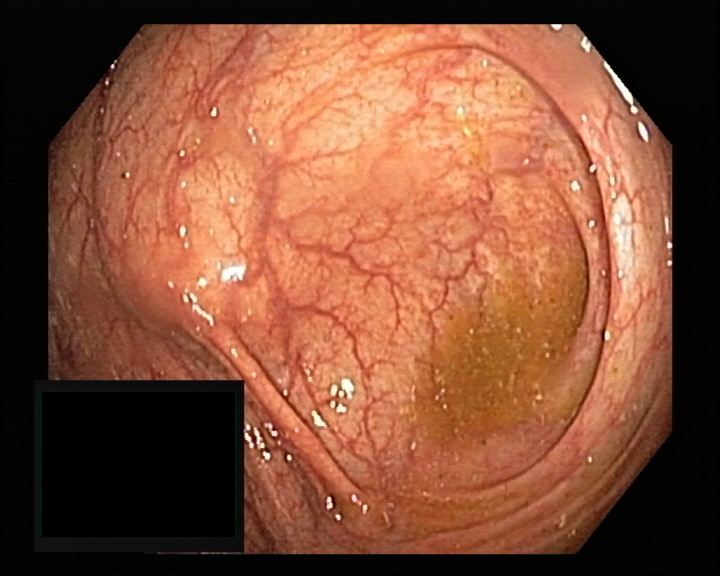
#> input picture Kvasir-mask/images/03eb7061-0329-405a-a4b6-d629cf01baad.jpg, 720 x 576 px; its folder holds 4 pictures in this run
$ python remove_green.py
#> lines starting #> are read from the running program, lines starting #| are printed output that depends on the picture; after the words box and inside, x2 and y2 are one past the last pixel; in counts of white or black regions, pixels touching at a corner belong together
import cv2
import numpy as np
import os
import glob

def auto_detect_and_replace_green(image_path, output_path):
    """Automatically detect green rectangle and replace with black."""
#> called with output_path = '/home/luca/Desktop/images/'
    img = cv2.imread(image_path)
#> img is the input picture: shape (576, 720, 3); mean B, G, R 55.4, 78.8, 131.3

    # Convert to HSV for better color detection
    hsv = cv2.cvtColor(img, cv2.COLOR_BGR2HSV)  # Use BGR instead of RGB
#> hsv: shape (576, 720, 3); mean H, S, V 9.8, 114, 131.4

    # Define green color range
    lower_green = np.array([35, 40, 40])
    upper_green = np.array([85, 255, 255])

    # Create mask of green areas
    green_mask = cv2.inRange(hsv, lower_green, upper_green)
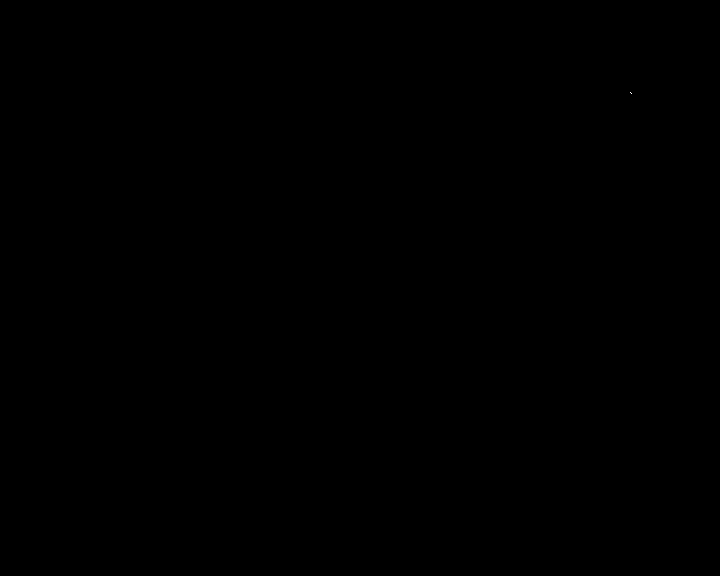
#> green_mask: shape (576, 720); 0% white in thin lines or dots, all inside (x1, y1, x2, y2) = (630, 92, 632, 94)

    # Find contours of green areas
    contours, _ = cv2.findContours(green_mask, cv2.RETR_EXTERNAL, cv2.CHAIN_APPROX_SIMPLE)
#> contours = [[[630, 92], [631, 93]]]

    # Fill detected green areas with black
    for contour in contours:
        if cv2.contourArea(contour) > 5000:
            x, y, w, h = cv2.boundingRect(contour)
            img[y:y+h, x:x+w] = [0, 0, 0]
#> this loop made 1 pass
#> contour on pass 1: [[630, 92], [631, 93]]

    # Save modified image
    filename = os.path.basename(image_path)
    save_path = os.path.join(output_path, f"{filename}")
    cv2.imwrite(save_path, img)

# Process all images in the folder
input_folder = '/home/luca/Desktop/images'
output_folder = '/home/luca/Desktop/images/'
os.makedirs(output_folder, exist_ok=True)

for image_file in glob.glob(os.path.join(input_folder, '*.jpg')):  # Adjust extension if needed
    auto_detect_and_replace_green(image_file, output_folder)
#> pass 2 of the loop `for image_file in glob.glob(os.path.join(input_folder, '*.jpg')):`:
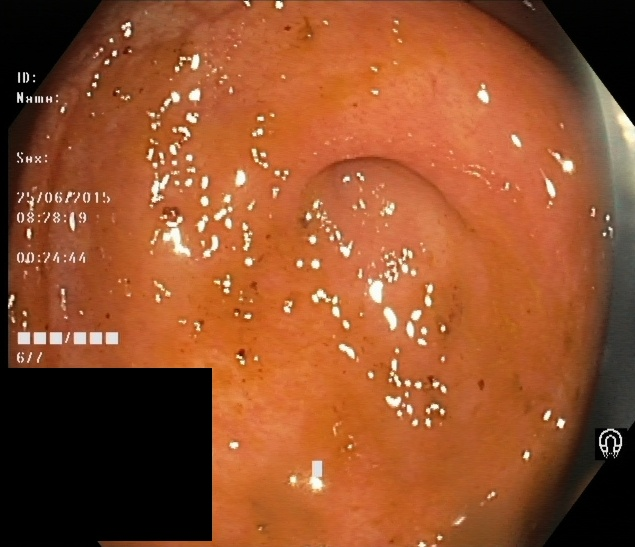
#> input picture Kvasir-mask/images/0b655577-ac60-4084-bf6f-f59e05671d40.jpg, 635 x 547 px
#> in auto_detect_and_replace_green, img is the input picture: shape (547, 635, 3); mean B, G, R 44.3, 80.3, 146.4
#> hsv: shape (547, 635, 3); mean H, S, V 10.5, 150.9, 146.4
#> in auto_detect_and_replace_green (call 2), `green_mask = cv2.inRange(hsv, lower_green, upper_green)`:
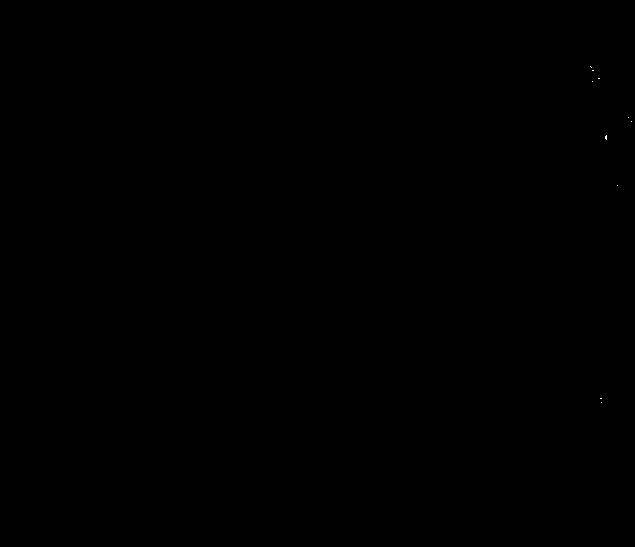
#> green_mask: shape (547, 635); 0.01% white in thin lines or dots, all inside (x1, y1, x2, y2) = (590, 66, 632, 403)
#> contours = 10 contours, all with area under 20
#> the loop in auto_detect_and_replace_green (call 2), `for contour in contours:` made 10 passes
#> contour on passes 1 to 8: [[601, 402]], [[600, 398], [601, 398]], [[617, 185]], [[606, 135], [605, 136], [605, 138], [606, 139]], [[631, 121]], [[628, 117]], [[592, 81]], [[598, 78], [599, 78]]
#> pass 3 of the loop `for image_file in glob.glob(os.path.join(input_folder, '*.jpg')):`:
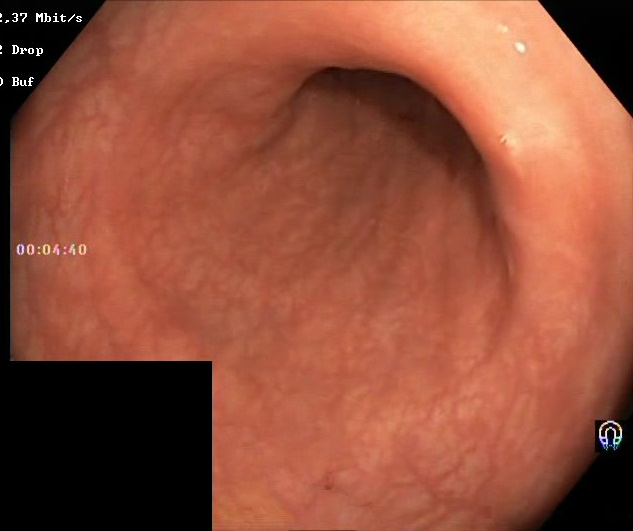
#> input picture Kvasir-mask/images/0b9e3600-3a4a-483f-8480-c1a126e903d6.jpg, 633 x 531 px
#> in auto_detect_and_replace_green, img is the input picture: shape (531, 633, 3); mean B, G, R 59.1, 79.7, 146.4
#> hsv: shape (531, 633, 3); mean H, S, V 7.8, 134.5, 146.5
#> in auto_detect_and_replace_green (call 3), `green_mask = cv2.inRange(hsv, lower_green, upper_green)`:
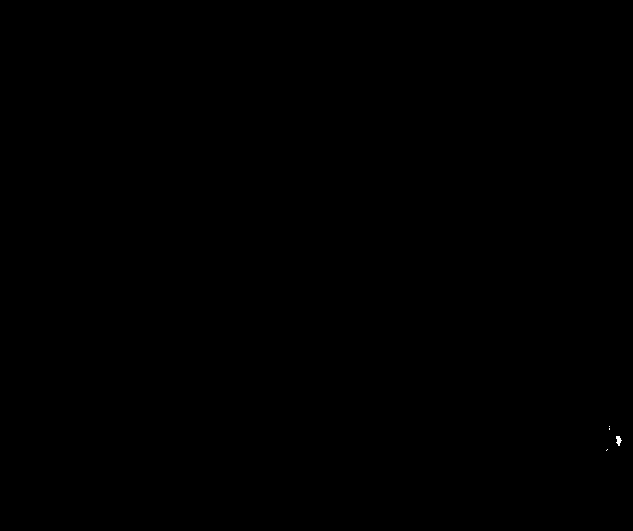
#> green_mask: shape (531, 633); 0.01% white; 4 white regions (3 under 20 px)
#> contours = 4 contours, 3 with area under 20; largest, box (x1, y1, x2, y2) and area: (616, 436, 622, 446) 26
#> the loop in auto_detect_and_replace_green (call 3), `for contour in contours:` made 4 passes
#> contour on passes 1, 3, 4: [[607, 449], [606, 450]], [[609, 428], [609, 429]], [[609, 426]]
#> the loop made 4 passes; the first 3 are shown
